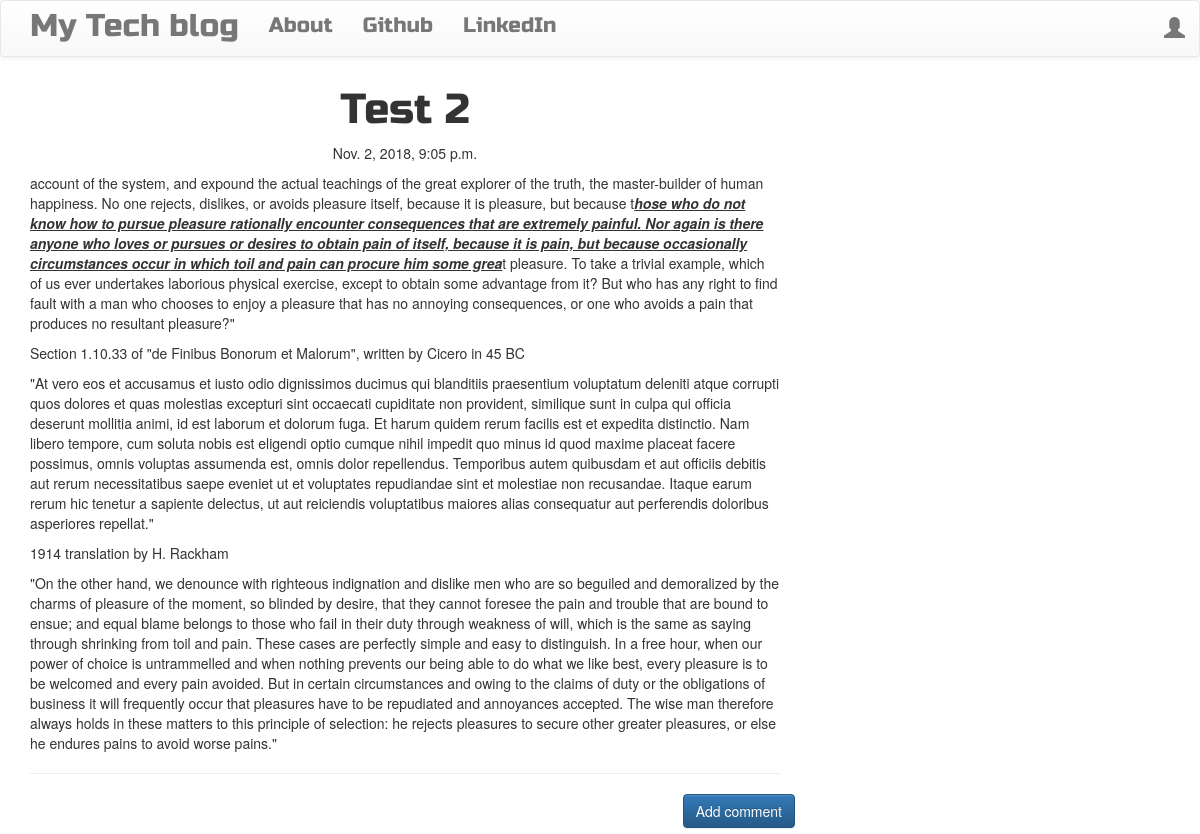
Screenshot of /post/2 with the database file from the repository.
### blog/models.py (models this page shows, shortened)
class Post(models.Model):
    author = models.ForeignKey('auth.User')
    title = models.CharField(max_length=200)
    text = models.TextField()
    created_date = models.DateTimeField(default=timezone.now)
    published_date = models.DateTimeField(blank=True, null=True)

### blog/views.py (the view)
# urls.py: url(r'^post/(?P<pk>\d+)$', views.PostDetailView.as_view(), name='post_detail'),
class PostDetailView(DetailView):
    model = Post

### blog/templates/blog/post_detail.html (shortened to what this page needs)
{% extends 'blog/base.html' %}
{% block content %}
        <h1 class='posttitle loader'>{{ post.title }}</h1>
        {% if post.published_date %}
            <div class="date postdate">
                {{ post.published_date }}
            </div>
        {% else %}
            <a class="btn btn-default" href="{% url 'post_publish' pk=post.pk %}">Publish</a>
        {% endif %}
      <p class='postcontent' >{{ post.text|safe|linebreaksbr }}</p>
  <hr>
  <a class="btn btn-primary btn-comment" href="{% url 'add_comment_to_post' pk=post.pk %}">Add comment</a>
  <div class="container">
  {% for comment in post.comments.all %}
  <br>
  {% empty %}
      <p>No comments posted.</p>
  {% endfor %}
</div>
{% endblock %}

### blog/templates/blog/base.html (shortened to what this page needs)
<!DOCTYPE html>
{% load staticfiles %}
<html>
    <head>
        <link rel="stylesheet" href="https://maxcdn.bootstrapcdn.com/bootstrap/3.3.7/css/bootstrap.min.css">
        <link rel="stylesheet" href="https://maxcdn.bootstrapcdn.com/bootstrap/3.3.7/css/bootstrap-theme.min.css">
        <link rel="stylesheet" href="//cdn.jsdelivr.net/medium-editor/latest/css/medium-editor.min.css" type="text/css" media="screen" charset="utf-8">
        <link rel="stylesheet" href="{% static 'css/blog.css' %}">
<body class='loader'>
  <nav class="navbar navbar-default techfont custom-navbar">
    <div class="container">
      <ul class="nav navbar-nav">
        <li><a class='navbar-brand bigbrand' href="{% url 'post_list' %}">My Tech blog</a></li>
        <li><a href="{% url 'about'%}">About</a></li>
        <li><a href="https://www.github.com">Github</a></li>
        <li><a href="https://www.linkedin.com">LinkedIn</a></li>
      </ul>
      <ul class="nav navbar-nav navbar-right">
        {% if user.is_authenticated %}
        <li>
          <a href="{% url 'post_new' %}" >New Post</a>
        </li>
        <li>
          <a href="{% url 'post_draft_list' %}">Drafts</a>
        </li>
        <li>
          <a href="{% url 'logout' %}" >Log out</a>
        </li>
        <li>
          <a >Welcome: {{ user.username }}</a>
        </li>
          {% else %}
          <li><a class='nav navbar-right' href="{% url 'login' %}" ><span class="glyphicon glyphicon-user"></span></a></li>
        {% endif %}
      </ul>
  </div>
</nav>
        <div class="content container">
            <div class="row">
                <div class="col-md-8">
                  <div class="blog_posts">
                    {% block content %}
                    {% endblock %}
                  </div>
                </div>
            </div>
        </div>
</body>
</html>

### blog/static/css/blog.css (style rules this page uses)
.techfont { font-family: 'Russo One', sans-serif; font-size: 1.5em; margin-bottom: 10px; }
.postdate { text-align: center; }
.posttitle { font-family: 'Russo One', sans-serif; font-size: 3em; text-align: center; }
.postcontent { font-family: 'Montserrat'; font-size: 1.5em; }
.btn-comment { position: absolute; right: 0px; }
.bigbrand { font-size: 1.5em; }
.loader { filter:hue-rotate(0deg); color: linear-gradient(45deg,#0f8,#08f); animation:hue 5000ms infinite linear; }

### rows the page displays
Post: title "Test 2", published_date "Nov. 2, 2018, 9:05 p.m.", text "account of the system, and expound the actual teachings of the great explorer of the truth, the master-builder of human happiness. No one rejects, dislikes, or avoids pleasure itself, because it is pleasure, but because t hose who do not know how to pursue pleasure rationally encounter consequences that are extremely painful. Nor again is there anyone who loves or pursues or desires to obtain pain of itself, because it is pain, but because occasionally circumstances occur in which toil and pain can procure him some grea t pleasure. To take a trivial example, which of us ever undertakes laborious physical exercise, except to obtain some advantage from it? But who has any right to find fault…"
